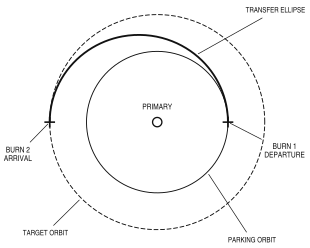

Python code for this plot:
"""a transfer orbit drawn as handbook line art with handbook.svg(); writes orbit.svg beside this file"""
import sys
from pathlib import Path

import numpy as np
import matplotlib.pyplot as plt

HERE = Path(__file__).resolve().parent
sys.path.insert(0, str(HERE.parents[1]))
import handbook  # noqa: E402

r1, r2 = 1.0, 1.52                                  # circular orbits, arbitrary units
a, e = (r1 + r2) / 2, (r2 - r1) / (r2 + r1)
t = np.linspace(0, 2 * np.pi, 400)

with plt.rc_context(handbook.STYLE):
    fig, ax = plt.subplots(figsize=(3.6, 3.2))
    ax.set_aspect("equal"); ax.set_axis_off()
    ax.plot(r1 * np.cos(t), r1 * np.sin(t), color=handbook.INK, lw=0.7)
    ax.plot(r2 * np.cos(t), r2 * np.sin(t), color=handbook.INK, lw=0.7, ls=handbook.DASHES[1])
    nu = np.linspace(0, np.pi, 200)
    r = a * (1 - e * e) / (1 + e * np.cos(nu))
    ax.plot(r * np.cos(nu), r * np.sin(nu), color=handbook.INK, lw=1.4)
    ax.plot(0, 0, marker="o", ms=7, mfc="white", mec=handbook.INK)
    for (x, y), label, off in [((r1, 0), "BURN 1\nDEPARTURE", (0.8, -0.5)), ((-r2, 0), "BURN 2\nARRIVAL", (-0.45, -0.55))]:
        ax.plot(x, y, marker="+", ms=8, mew=1.2, color=handbook.INK)
        ax.annotate(label, xy=(x, y), xytext=(x + off[0], y + off[1]), fontsize=6, ha="center",
                    arrowprops=dict(arrowstyle="-", color=handbook.INK, lw=0.5))
    ax.text(0, 0.18, "PRIMARY", fontsize=6, ha="center")
    lead = dict(arrowstyle="-", color=handbook.INK, lw=0.5)
    nu60 = a * (1 - e * e) / (1 + e * np.cos(np.pi / 3))
    ax.annotate("TRANSFER ELLIPSE", xy=(nu60 * np.cos(np.pi / 3), nu60 * np.sin(np.pi / 3)), xytext=(1.25, 1.55),
                fontsize=5.6, arrowprops=lead)
    ax.annotate("PARKING ORBIT", xy=(0.707, -0.707), xytext=(1.0, -1.7), fontsize=5.6, arrowprops=lead)
    ax.annotate("TARGET ORBIT", xy=(-1.075, -1.075), xytext=(-1.9, -1.6), fontsize=5.6, arrowprops=lead)
(HERE / "orbit.svg").write_text(handbook.svg(fig))
